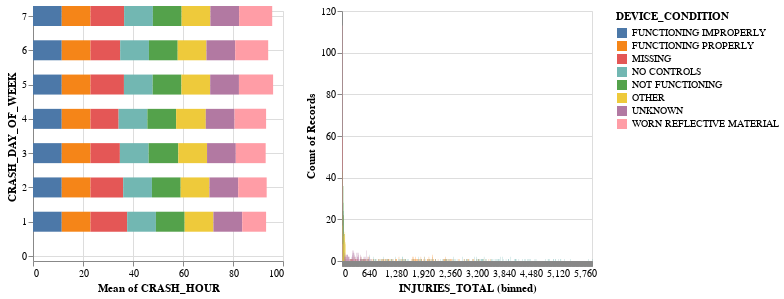

This figure's notebook cell:
### Code cell
grouped_data11 = df.groupby(["DEVICE_CONDITION","CRASH_HOUR","CRASH_DAY_OF_WEEK"]).size().reset_index(name='INJURIES_TOTAL')
# generate fake data
source = grouped_data11

selector = alt.selection_point(fields=['DEVICE_CONDITION'])

# color_scale = alt.Scale(domain=['M', 'F'],
#                         range=['#1FC3AA', '#8624F5'])

base = alt.Chart(source).properties(
    width=250,
    height=250
).add_params(selector)



points = base.mark_bar(filled=True, size=20).encode(
#       x='CRASH_HOUR:Q',
#     y='CRASH_DAY_OF_WEEK:Q',
    x=alt.X('mean(CRASH_HOUR):Q'),
    y=alt.Y('CRASH_DAY_OF_WEEK:Q').scale(domain=[0,7]),
    color=alt.condition(
        selector,
        'DEVICE_CONDITION:N',
        alt.value('lightgray')),
)

hists = base.mark_bar(opacity=1, thickness=100).encode(
    x=alt.X('INJURIES_TOTAL')
        .bin(step=5), # step keeps bin size the same
        
    y=alt.Y('count()')
        .stack(None),
    color=alt.Color('DEVICE_CONDITION:N')
).transform_filter(
    selector
)

points | hists

### Figure 1 — Vega-Lite specification as saved in the notebook (floating-point values rounded to 4 significant figures; data arrays with more than 128 entries replaced by an {"elided": "..."} marker saying what was removed)
{"config": {"view": {"continuousWidth": 300, "continuousHeight": 300}}, "hconcat": [{"mark": {"type": "bar", "filled": true, "size": 20}, "encoding": {"color": {"condition": {"param": "param_2", "field": "DEVICE_CONDITION", "type": "nominal"}, "value": "lightgray"}, "x": {"aggregate": "mean", "field": "CRASH_HOUR", "type": "quantitative"}, "y": {"field": "CRASH_DAY_OF_WEEK", "scale": {"domain": [0, 7]}, "type": "quantitative"}}, "height": 250, "name": "view_2", "width": 250}, {"mark": {"type": "bar", "opacity": 1, "thickness": 100}, "encoding": {"color": {"field": "DEVICE_CONDITION", "type": "nominal"}, "x": {"bin": {"step": 5}, "field": "INJURIES_TOTAL", "type": "quantitative"}, "y": {"aggregate": "count", "stack": null, "type": "quantitative"}}, "height": 250, "name": "view_3", "transform": [{"filter": {"param": "param_2"}}], "width": 250}], "data": {"name": "data-5ce1c494fa65e4ee2d2b7f6be5ae1cba"}, "params": [{"name": "param_2", "select": {"type": "point", "fields": ["DEVICE_CONDITION"]}, "views": ["view_2", "view_3"]}], "$schema": "https://vega.github.io/schema/vega-lite/v5.15.1.json", "datasets": {"data-5ce1c494fa65e4ee2d2b7f6be5ae1cba": {"elided": "1187 records"}}}
